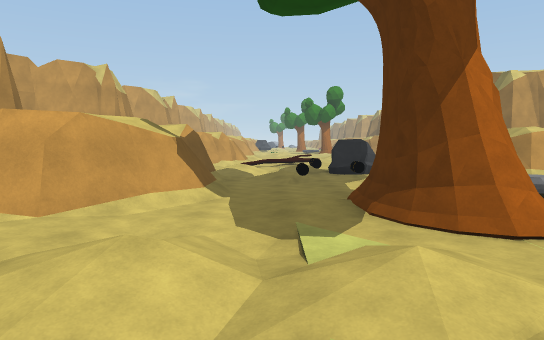
view 1 (above)

24 first-person views from a walk through a Unity game level. The camera is 1.4 m above the floor, tilts 4° down and sees 70° across. The floor is counted in squares, 2 m on a side. Each view is taken from the middle of a square. On the plan, view 1 faces up. The plan holds only what a view shows up to about 11 squares ahead; the rest is blank. The place goes on beyond the plan. The player character is not drawn. Some animated figures are left out.

view 2
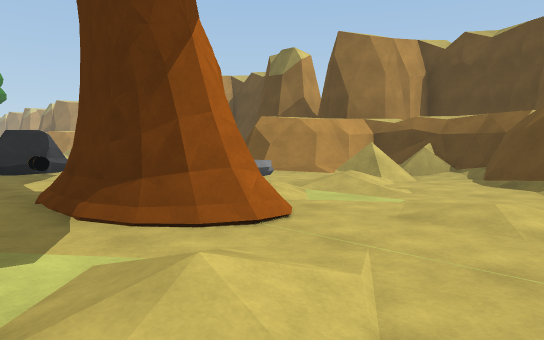

view 3
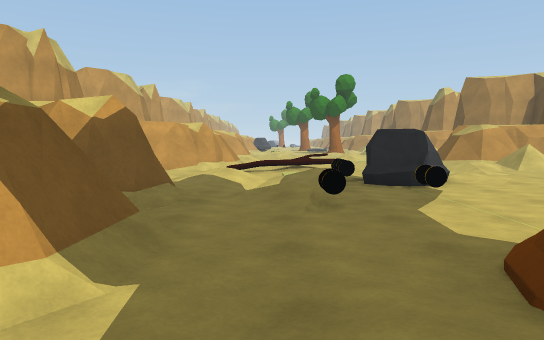

view 4
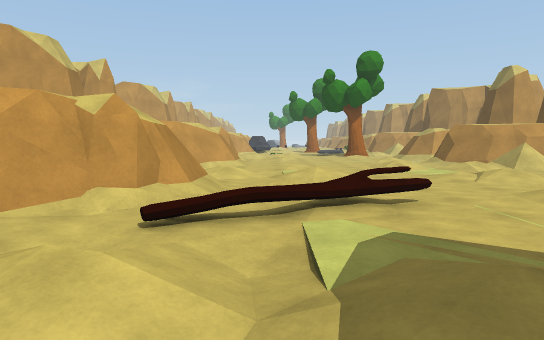

view 5
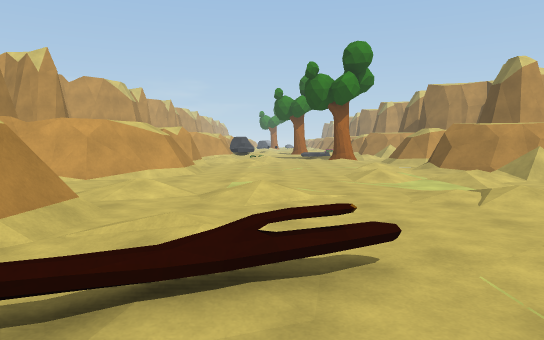

view 6
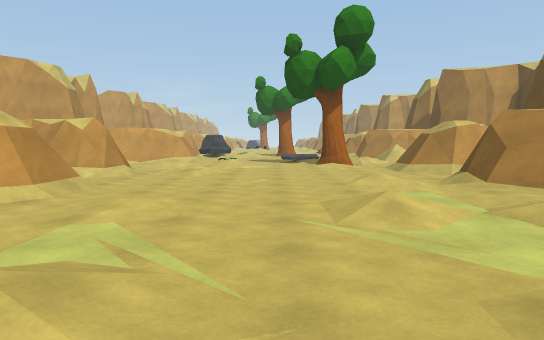

view 7
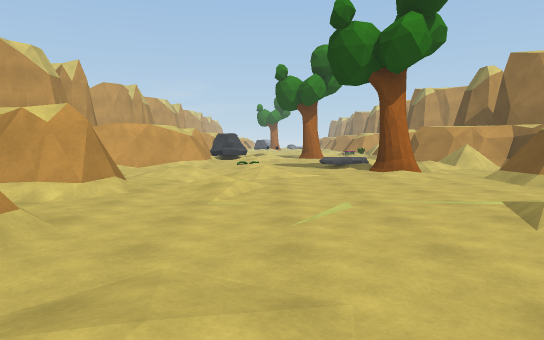

view 8
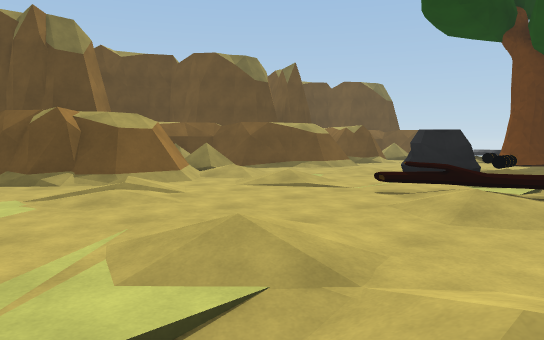

view 9
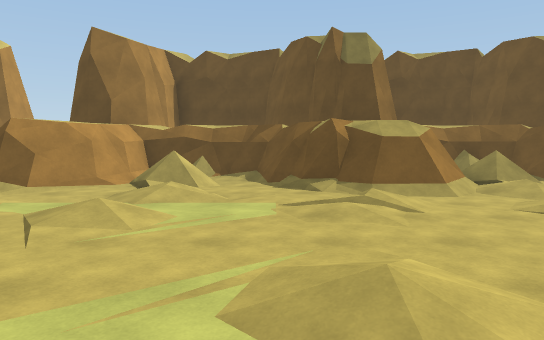

view 10
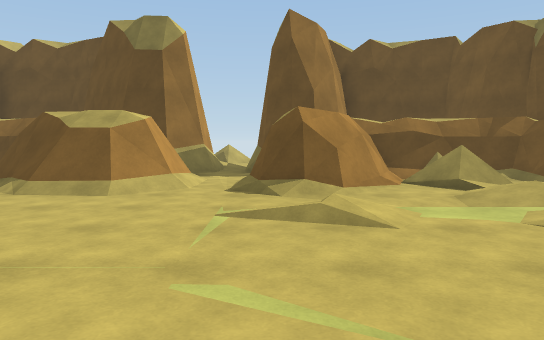

view 11
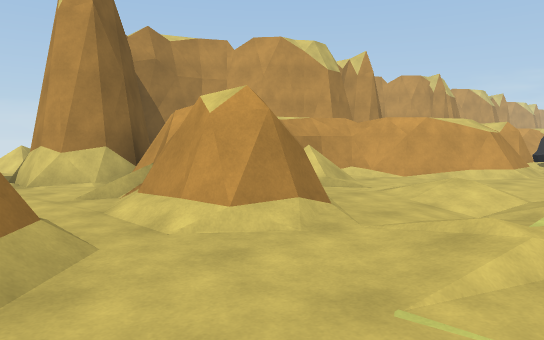

view 12
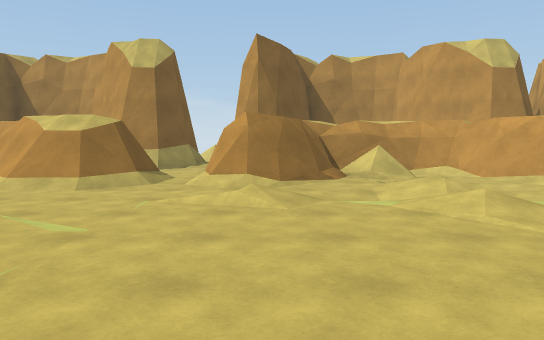

view 13
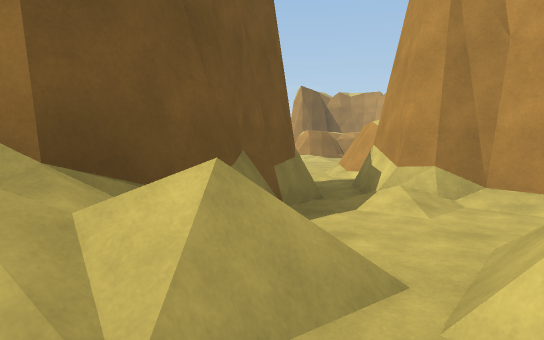

view 14
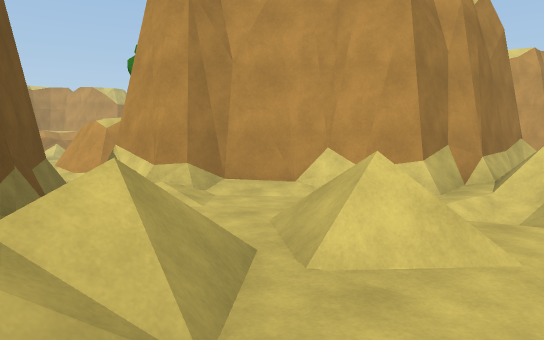

view 15
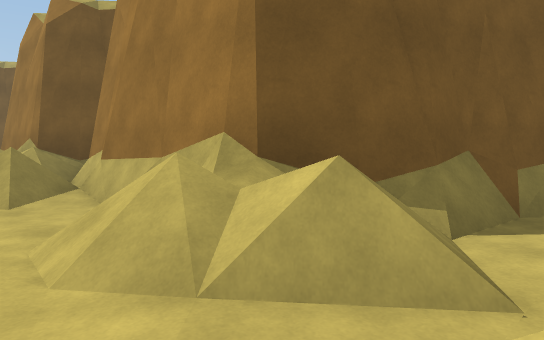

view 16
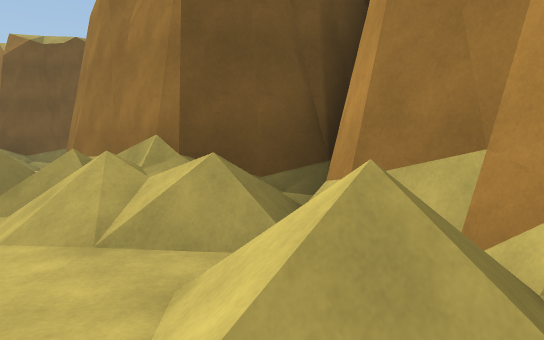

view 17
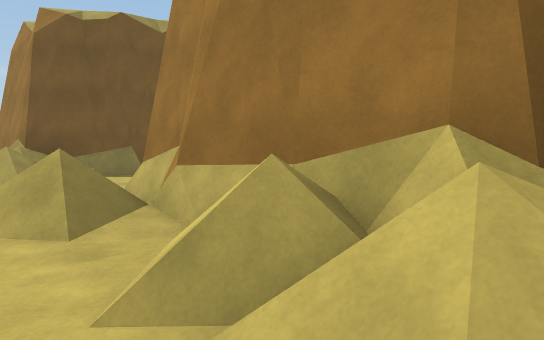

view 18
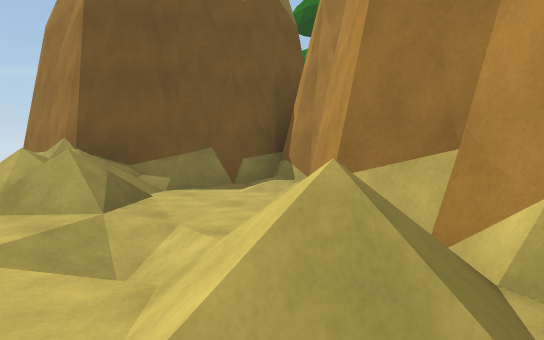

view 19
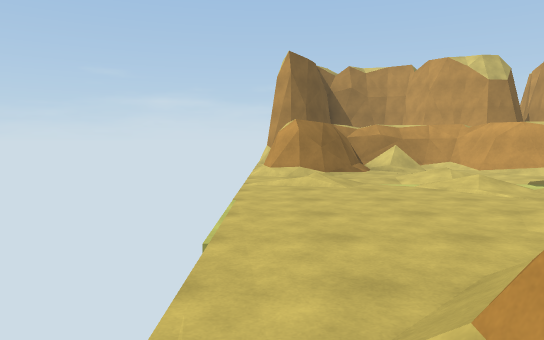

view 20
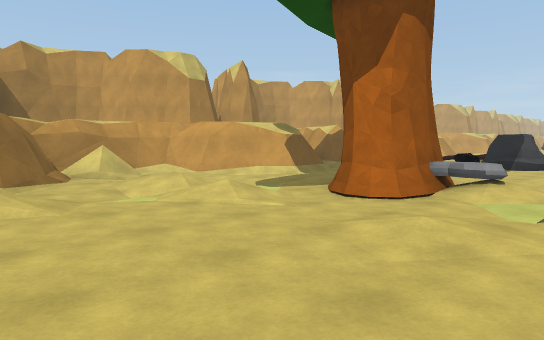

view 21
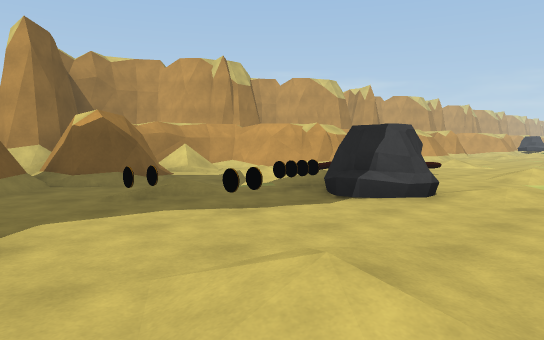

view 22
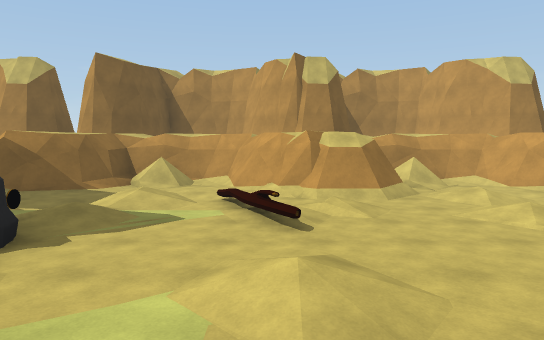

view 23
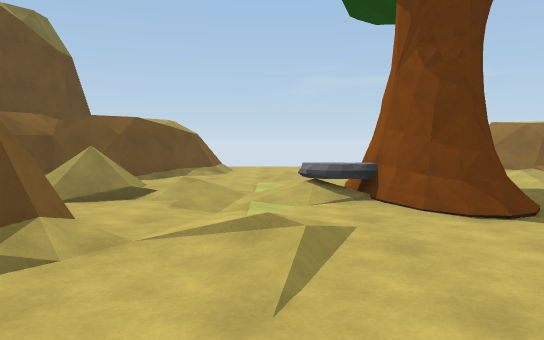

view 24
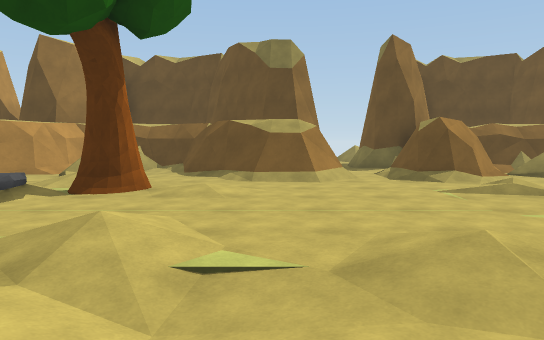

### Floor plan
Key: @ floor where view 1 was taken; # wall or solid block; . main floor; : floor 0.25 m higher than the main floor; - floor 0.25 m lower than the main floor; / step, stairs or slope; = window, fence, low wall or low ledge; C coin; R rock; T tree; O other object.
Columns run from 6 left of view 1 to 15 right of it. Each row starts with its distance up from view 1.
 30    ##....R:///#    #
 29   ##......T//.#    #
 28   #/./-...T..##   ##/
 27   #/.:./..:.##   ##//
 26   ##/.......##  ##. /
 25 #####.:.....##.##.. /.
 24 #./##=.............//.
 23 #...........##.####//.
 22 ## ###....:.####  #//.
 21  # ###.......##   ##/.
 20   ###....:.://#    #.
 19   #/......./..#    #/.
 18   #/./-......##   ##/.
 17   #/.../..:.##    #/..
 16     ##...../##    #//.
 15     ##:..../###   ##/.
 14    ##..O.:.://#    #/.
 13   ##./....../.#    #/.
 12   #/./-......##   ##/.
 11   #/...CRR..##   ##//.
 10   ##/..C....#   ##../.
  9    ##/:.O...#   #/.//
  8    ##=.OC...#   ##///
  7     #/....:.##   ##//
  6     #/..T....##   ##
  5    ##..TTR:///#    #
  4   ##....T/.//.#    #
  3   #/./-......##
  2   #/.:./..:.###
  1   ##/.......#
  0    ##.@.....#
 -1     #=........

Positions as (right, up) in squares from view 1, and headings:
1: (0, 0), facing up
2: (0, 1), facing up-right
3: (0, 4), facing up
4: (0, 10), facing up
5: (1, 12), facing up
6: (2, 16), facing up
7: (1, 19), facing up
8: (-1, 19), facing down-right
9: (-1, 18), facing right
10: (0, 23), facing right
11: (1, 22), facing up-left
12: (5, 25), facing left
13: (15, 23), facing left
14: (15, 22), facing up-left
15: (15, 24), facing down-left
16: (15, 19), facing down-left
17: (15, 16), facing down-left
18: (15, 13), facing down-left
19: (7, -1), facing left
20: (5, -1), facing up-left
21: (5, 6), facing up-left
22: (6, 14), facing left
23: (4, 10), facing down
24: (-2, 26), facing right
